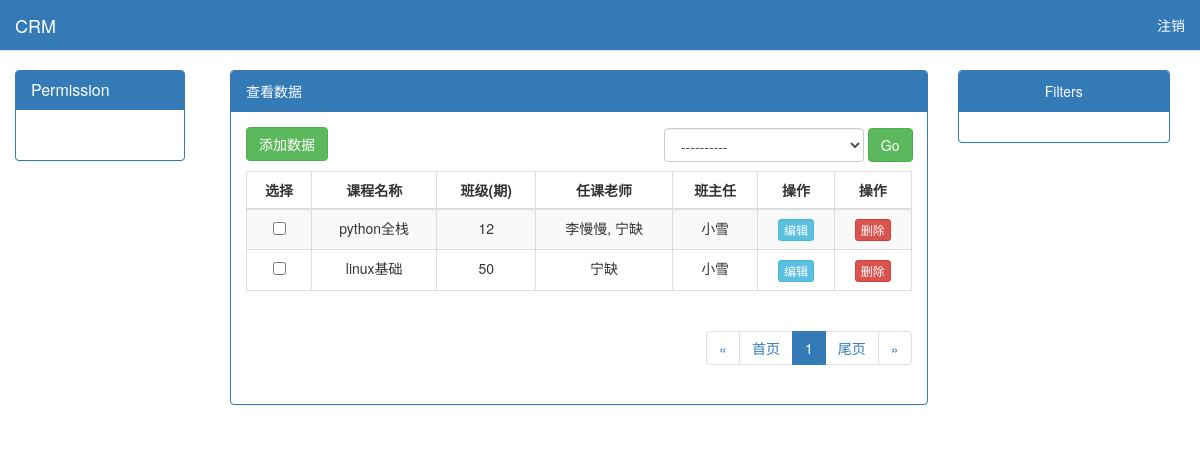
Screenshot of /stark/app01/classlist/ with the database file from the repository.
### app01/models.py (models this page shows)
class Course(models.Model):
    name = models.CharField(verbose_name='课程名称', max_length=32)
    def __str__(self):
        return self.name

class UserInfo(models.Model):
    name = models.CharField(verbose_name='员工姓名', max_length=16)
    gender = models.IntegerField(choices=((1, "男"), (2, "女")))
    email = models.EmailField(verbose_name='邮箱', max_length=64)
    depart = models.ForeignKey(verbose_name='部门', to="Department", to_field="code")
    user = models.OneToOneField(User)
    def __str__(self):
        return self.name

### stark/service/sites.py (the view)
    def list_view(self, request):
        if request.method == 'POST':
            action = request.POST.get('action')
            if action:
                pk_list = request.POST.getlist('pk')
                queryset = self.model.objects.filter(pk__in=pk_list)
                getattr(self, action)(queryset)
        data_list = self.model.objects.all()
        list_url = self.get_list_url()
        add_url = self.get_add_url()
        search_condition = self.get_search_condition(request)
        if search_condition:
            data_list = self.model.objects.filter(search_condition)
        filter_condition = self.get_filter_condition(request)
        if filter_condition:
            data_list = self.model.objects.filter(filter_condition)
        show_list = ShowList(self, data_list, request)
        show_list.get_list_filter_links()
        return render(request, 'stark/list_view.html', locals())

### stark/service/sites.py (called while the page is built, shortened)
    def get_new_actions(self):
        temp = []
        temp.extend(self.config_obj.actions)
        temp.append(self.config_obj.patch_delete)
        new_actions = []
        for action in temp:
            new_actions.append({
                'text': action.desc,
                'name': action.__name__,
            })
        return new_actions

    def get_header(self):
        header_list = []
        for field_or_func in self.config_obj.new_list_display():
            if callable(field_or_func):  # 自定义配置类中函数的处理
                val = field_or_func(self.config_obj, is_header=True)
            else:
                if field_or_func == '__str__':
                    val = self.config_obj.model._meta.model_name.upper()
                else:
                    field_obj = self.config_obj.model._meta.get_field(field_or_func)
                    val = field_obj.verbose_name
            header_list.append(val)
        return header_list

    def get_list_filter_links(self):
        list_filter_links = {}
        return list_filter_links

    def get_list_url(self):
        url_name = '{}_{}_list'.format(self.app_label, self.model_name)
        url = reverse(url_name)
        return url

    def get_add_url(self):
        url_name = '{}_{}_add'.format(self.app_label, self.model_name)
        url = reverse(url_name)
        return url

    def get_change_url(self, obj):
        url_name = '{}_{}_change'.format(self.app_label, self.model_name)
        url = reverse(url_name, args=(obj.pk,))
        return url

    def get_del_url(self, obj):
        url_name = '{}_{}_del'.format(self.app_label, self.model_name)
        url = reverse(url_name, args=(obj.pk,))
        return url

    def checkbox(self, obj=None, is_header=False):
        if is_header:
            return '选择'
        return mark_safe("<input name='pk' type='checkbox' value={}>".format(obj.pk))

    def edit(self, obj=None, is_header=False):
        if is_header:
            return '操作'
        return mark_safe("<a class='btn btn-info btn-xs' href='{}'>编辑</a>".format(self.get_change_url(obj)))

    def delete(self, obj=None, is_header=False):
        if is_header:
            return '操作'
        return mark_safe("<a class='btn btn-danger btn-xs' href='{}'>删除</a>".format(self.get_del_url(obj)))

### stark/utils/page.py (called while the page is built)
    @property
    def start(self):
        return self.page_start_num

    @property
    def end(self):
        return self.page_end_num

### stark/templates/stark/list_view.html (shortened to what this page needs)
{% extends 'stark/base.html' %}
{% block css %}
    <link rel="stylesheet" href="/static/css/list_view.css">
{% endblock %}
{% block content %}
    <div class="container-fluid">
    <div class="row">
        <div class="col-md-9">
            <div class="panel panel-primary">
                <div class="panel-heading">查看数据</div>
                <div class="panel-body" id="parent">
                    <div style="margin-bottom: 10px">
                        <a href="{{ add_url }}" class="btn btn-success">添加数据</a>
                    </div>
                    <form action="" class="form-inline" method="post">
                        <div id='action'>
                            <select name='action' class="form-control" style="display: inline-block;width: 200px">
                                <option value="">----------</option>
                            </select>
                            <button class="btn btn-success" type="submit">Go</button>
                        </div>
                        <table class="table table-striped table-bordered table-hover table-responsive text-center">
                            <thead>
                            <tr>
                                {% for head_field in show_list.get_header %}
                                    <th class="text-center">{{ head_field }}</th>
                                {% endfor %}
                            </tr>
                            </thead>
                            <tbody>
                            {% for data in show_list.get_body %}
                                <tr>
                                    {% for field in data %}
                                        <td>{{ field }}</td>
                                    {% endfor %}
                                </tr>
                            {% endfor %}
                            </tbody>
                        </table>
                    </form>
                    <div class="pull-right">
                        {{ show_list.pagination.ret_html|safe }}
                    </div>
                </div>
            </div>
        </div>
        <div class="col-md-3">
            <div class="panel panel-primary">
                <div class="panel-heading text-center">Filters</div>
                <div class="panel-body" id="parent">
                </div>
            </div>
        </div>
    </div>
</div>
{% endblock %}

### stark/static/css/list_view.css (style rules this page uses)
#parent { position: relative; }
#action { position: absolute; right: 14px; top: 16px; }

### rows the page displays
Course: name "python全栈", data "12" "李慢慢, 宁缺" "编辑" "删除"
UserInfo: name "小雪"
Course: name "linux基础", data "50" "编辑" "删除"
UserInfo: data "宁缺"

### other values shown
{{ head_field }} "选择" "课程名称" "班级(期)" "任课老师" "班主任" "操作" "操作"
{{ show_list.pagination.ret_html|safe }} "« 首页 1 尾页 »"
